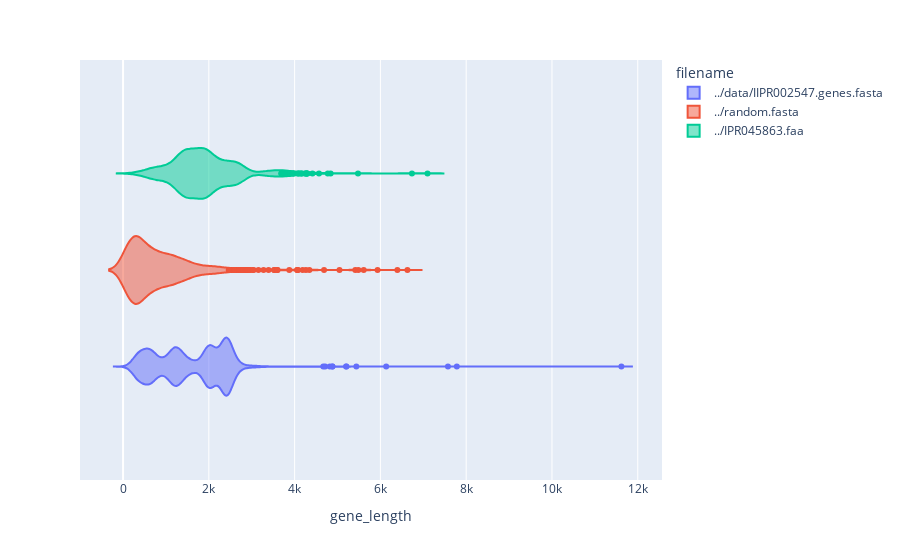

Source (notebook cell):
### Code cell
df = pd.DataFrame.from_records([(filename, len(gene)) for filename, genes in datasets.items() for gene in genes], columns=['filename', 'gene_length'])

px.violin(df, color='filename', x='gene_length', )

### Figure 1 — Plotly figure (JSON) as saved in the notebook; plotly's stock layout.template omitted (floating-point values rounded to 4 significant figures; data arrays with more than 128 entries replaced by an {"elided": "..."} marker saying what was removed)
{"data": [{"alignmentgroup": "True", "box": {"visible": false}, "hovertemplate": "filename=../data/IIPR002547.genes.fasta<br>gene_length=%{x}<extra></extra>", "legendgroup": "../data/IIPR002547.genes.fasta", "marker": {"color": "#636efa"}, "name": "../data/IIPR002547.genes.fasta", "offsetgroup": "../data/IIPR002547.genes.fasta", "orientation": "h", "scalegroup": "True", "showlegend": true, "type": "violin", "x": {"elided": "9969 int values"}, "x0": " ", "xaxis": "x", "y0": " ", "yaxis": "y"}, {"alignmentgroup": "True", "box": {"visible": false}, "hovertemplate": "filename=../random.fasta<br>gene_length=%{x}<extra></extra>", "legendgroup": "../random.fasta", "marker": {"color": "#EF553B"}, "name": "../random.fasta", "offsetgroup": "../random.fasta", "orientation": "h", "scalegroup": "True", "showlegend": true, "type": "violin", "x": {"elided": "1215 int values"}, "x0": " ", "xaxis": "x", "y0": " ", "yaxis": "y"}, {"alignmentgroup": "True", "box": {"visible": false}, "hovertemplate": "filename=../IPR045863.faa<br>gene_length=%{x}<extra></extra>", "legendgroup": "../IPR045863.faa", "marker": {"color": "#00cc96"}, "name": "../IPR045863.faa", "offsetgroup": "../IPR045863.faa", "orientation": "h", "scalegroup": "True", "showlegend": true, "type": "violin", "x": {"elided": "832 int values"}, "x0": " ", "xaxis": "x", "y0": " ", "yaxis": "y"}], "layout": {"legend": {"title": {"text": "filename"}, "tracegroupgap": 0}, "margin": {"t": 60}, "violinmode": "group", "xaxis": {"anchor": "y", "domain": [0, 1], "title": {"text": "gene_length"}}, "yaxis": {"anchor": "x", "domain": [0, 1]}}}
